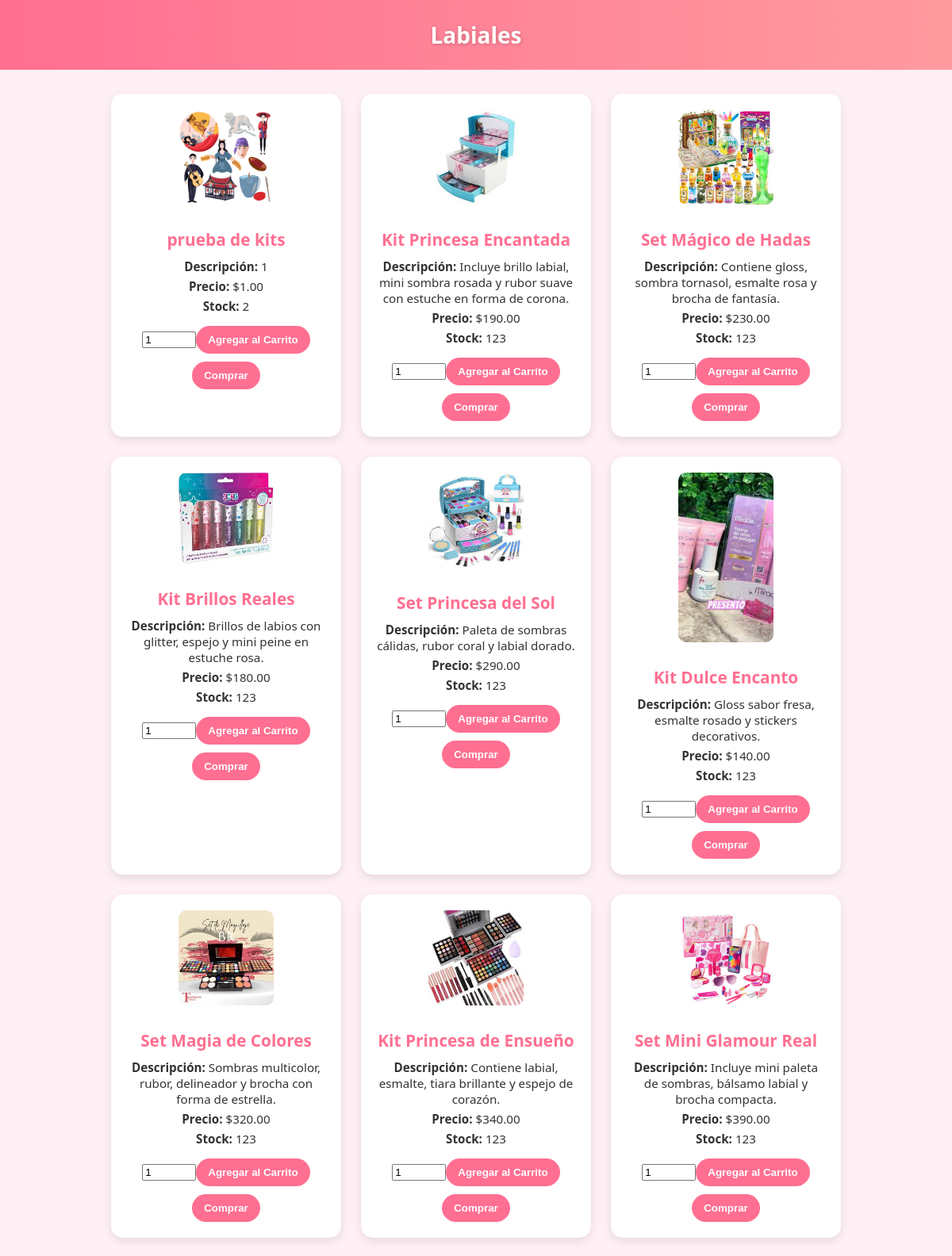
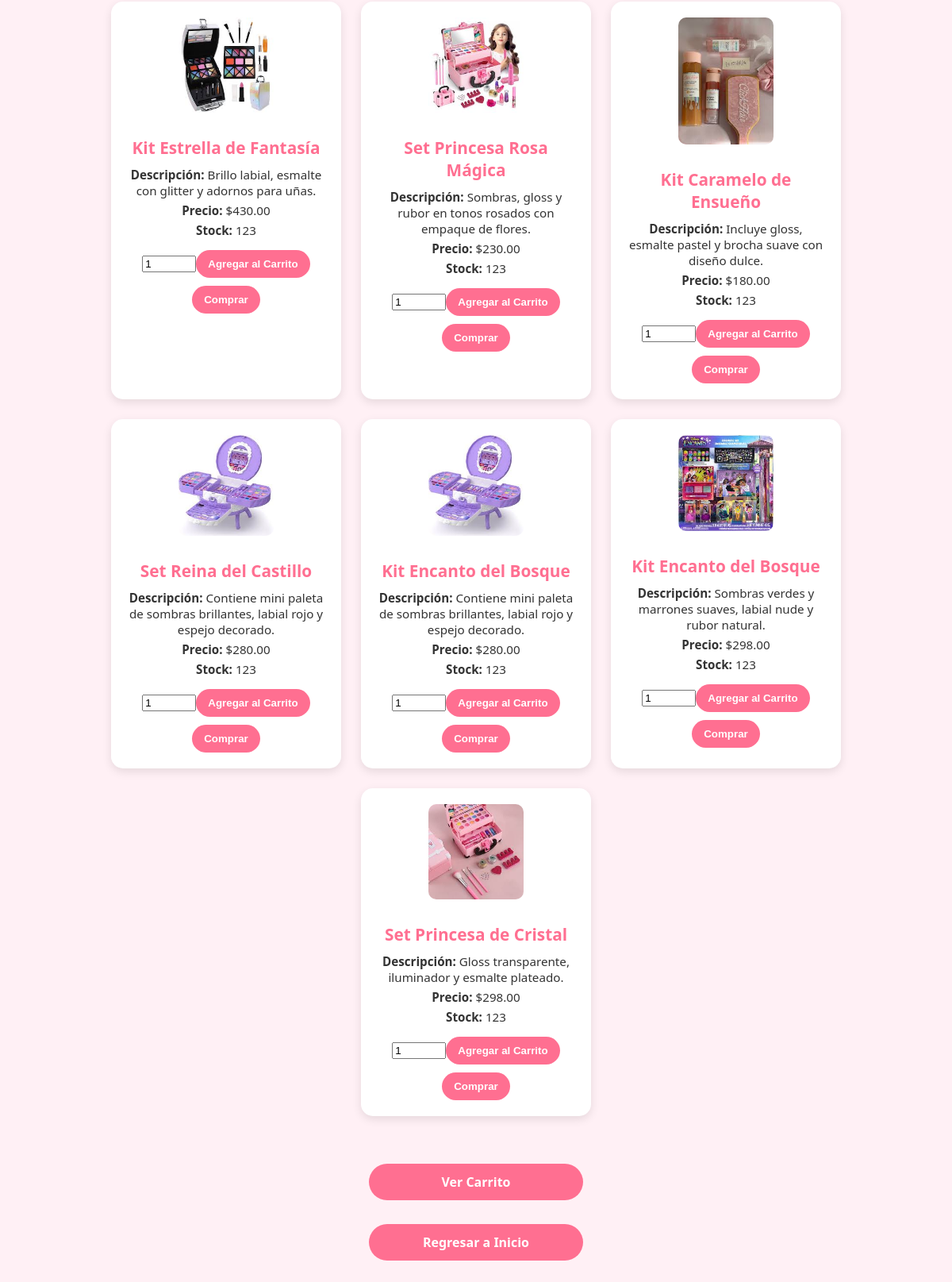
/pagina/Kits.php, run on the app's committed database (2 pictures, top to bottom).
### tables this page shows
CREATE TABLE `ropa_bolsas_calzado` (
  `id_producto` int(11) NOT NULL,
  `nombre_producto` varchar(255) NOT NULL,
  `descripcion` text DEFAULT NULL,
  `precio` decimal(10,2) DEFAULT NULL,
  `cantidad` int(11) DEFAULT NULL,
  `categoria_id` int(11) DEFAULT NULL,
  `imagen` varchar(255) DEFAULT NULL
);

### pagina/Kits.php (the view, shortened to what this page needs)
<!DOCTYPE html>
<html lang="es">
<head>
</head>
<body>
<div class="header">Labiales</div>
<div class="product-container">
<?php
include 'conexion.php';
$query = "SELECT * FROM ropa_bolsas_calzado";
$result = $conn->query($query);
if ($result->num_rows > 0) {
    while ($row = $result->fetch_assoc()) {
        echo "<div class='product-card'>";
        echo "<img src='img/productos/" . $row['imagen'] . "' alt='" . $row['nombre_producto'] . "'>";
        echo "<h3>" . $row['nombre_producto'] . "</h3>";
        echo "<p><strong>Descripción:</strong> " . $row['descripcion'] . "</p>";
        echo "<p><strong>Precio:</strong> $" . $row['precio'] . "</p>";
        echo "<p><strong>Stock:</strong> " . $row['cantidad'] . "</p>";
        if ($row['cantidad'] > 0) {
            echo "<form method='POST' action='agregar_carrito.php'>";
            echo "<input type='number' name='cantidad' min='1' max='" . $row['cantidad'] . "' value='1' style='margin-top:10px; width:60px;' required>";
            echo "<button type='submit' class='add-button'>Agregar al Carrito</button>";
            echo "</form>";
            echo "<form method='POST' action='checkout.php'>";
            echo "<button type='submit' class='buy-button'>Comprar</button>";
            echo "</form>";
        } else {
            echo "<p style='color:red; font-weight:bold;'>Agotado</p>";
        }
        echo "</div>";
    }
} else {
    echo "<p>No hay productos disponibles en esta categoría.</p>";
}
?>
</div>
<a href="carrito.php" class="back-button">Ver Carrito</a>
<a href="index.php" class="back-button">Regresar a Inicio</a>
</body>
</html>

### pagina/Kits.php (style rules this page uses)
body { font-family: 'Segoe UI', Tahoma, Geneva, Verdana, sans-serif; margin: 0; padding: 0; background-color: #fff0f5; color: #333; }
.header { background: linear-gradient(90deg, #ff6f91, #ff9a9e); color: white; padding: 25px 10px; text-align: center; font-size: 28px; font-weight: bold; text-shadow: 1px 1px 5px rgba(0,0,0,0.2); }
.product-container { display: flex; flex-wrap: wrap; justify-content: center; padding: 30px 20px; gap: 25px; }
.product-card { background-color: #fff; border-radius: 15px; padding: 20px; width: 250px; text-align: center; box-shadow: 0 4px 12px rgba(0,0,0,0.1); transition: transform 0.3s ease, box-shadow 0.3s ease; }
.product-card img { max-width: 120px; height: auto; margin-bottom: 15px; border-radius: 10px; }
.product-card h3 { margin: 10px 0; font-size: 1.3em; color: #ff6f91; }
.product-card p { margin: 5px 0; font-size: 0.95em; }
.buy-button, .add-button { margin-top: 10px; padding: 10px 15px; background-color: #ff6f91; color: white; border: none; border-radius: 20px; font-weight: bold; cursor: pointer; transition: background-color 0.3s ease; }
.back-button { display: block; margin: 30px auto; padding: 12px 25px; background-color: #ff6f91; color: white; text-decoration: none; text-align: center; border-radius: 25px; width: 220px; font-weight: bold; transition: background-color 0.3s ease; }

### data on the page
ropa_bolsas_calzado: imagen (picture), nombre_producto "prueba de kits", descripcion "1", precio "1.00", cantidad "2"
ropa_bolsas_calzado: imagen (picture), nombre_producto "Kit Princesa Encantada", descripcion "Incluye brillo labial, mini sombra rosada y rubor suave con estuche en forma de corona.", precio "190.00", cantidad "123"
ropa_bolsas_calzado: imagen (picture), nombre_producto "Set Mágico de Hadas", descripcion "Contiene gloss, sombra tornasol, esmalte rosa y brocha de fantasía.", precio "230.00", cantidad "123"
ropa_bolsas_calzado: imagen (picture), nombre_producto "Kit Brillos Reales", descripcion "Brillos de labios con glitter, espejo y mini peine en estuche rosa.", precio "180.00", cantidad "123"
ropa_bolsas_calzado: imagen (picture), nombre_producto "Set Princesa del Sol", descripcion "Paleta de sombras cálidas, rubor coral y labial dorado.", precio "290.00", cantidad "123"
ropa_bolsas_calzado: imagen (picture), nombre_producto "Kit Dulce Encanto", descripcion "Gloss sabor fresa, esmalte rosado y stickers decorativos.", precio "140.00", cantidad "123"
ropa_bolsas_calzado: imagen (picture), nombre_producto "Set Magia de Colores", descripcion "Sombras multicolor, rubor, delineador y brocha con forma de estrella.", precio "320.00", cantidad "123"
ropa_bolsas_calzado: imagen (picture), nombre_producto "Kit Princesa de Ensueño", descripcion "Contiene labial, esmalte, tiara brillante y espejo de corazón.", precio "340.00", cantidad "123"
ropa_bolsas_calzado: imagen (picture), nombre_producto "Set Mini Glamour Real", descripcion "Incluye mini paleta de sombras, bálsamo labial y brocha compacta.", precio "390.00", cantidad "123"
ropa_bolsas_calzado: imagen (picture), nombre_producto "Kit Estrella de Fantasía", descripcion "Brillo labial, esmalte con glitter y adornos para uñas.", precio "430.00", cantidad "123"
ropa_bolsas_calzado: imagen (picture), nombre_producto "Set Princesa Rosa Mágica", descripcion "Sombras, gloss y rubor en tonos rosados con empaque de flores.", precio "230.00", cantidad "123"
ropa_bolsas_calzado: imagen (picture), nombre_producto "Kit Caramelo de Ensueño", descripcion "Incluye gloss, esmalte pastel y brocha suave con diseño dulce.", precio "180.00", cantidad "123"
ropa_bolsas_calzado: imagen (picture), nombre_producto "Set Reina del Castillo", descripcion "Contiene mini paleta de sombras brillantes, labial rojo y espejo decorado.", precio "280.00", cantidad "123"
ropa_bolsas_calzado: imagen (picture), nombre_producto "Kit Encanto del Bosque", descripcion "Contiene mini paleta de sombras brillantes, labial rojo y espejo decorado.", precio "280.00", cantidad "123"
ropa_bolsas_calzado: imagen (picture), nombre_producto "Kit Encanto del Bosque", descripcion "Sombras verdes y marrones suaves, labial nude y rubor natural.", precio "298.00", cantidad "123"
ropa_bolsas_calzado: imagen (picture), nombre_producto "Set Princesa de Cristal", descripcion "Gloss transparente, iluminador y esmalte plateado.", precio "298.00", cantidad "123"
